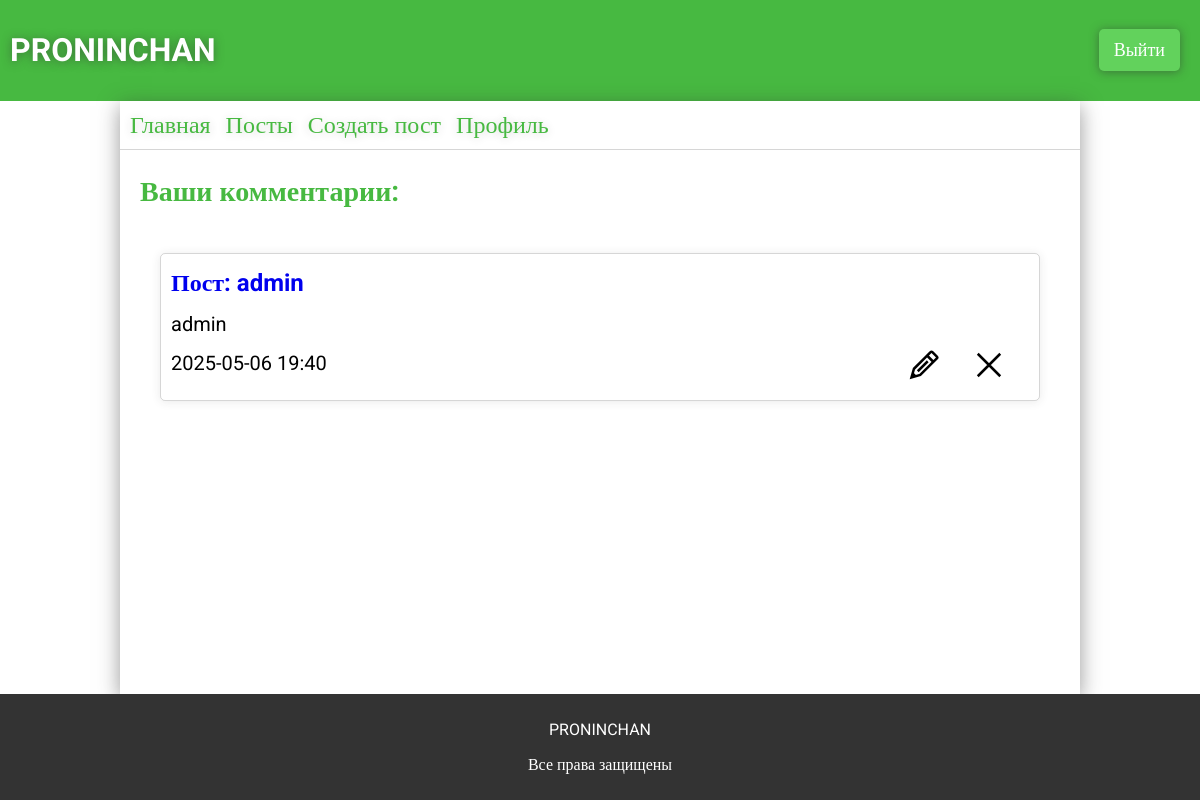
The app's page /user_comments (signed in) with its own data.
### app.py (models this page shows)
class ForumComments(db.Model):
    __tablename__ = 'forum_comments'
    id = db.Column(db.Integer, primary_key=True)
    user_id = db.Column(db.Integer, db.ForeignKey('users.id'), nullable=False)
    text = db.Column(db.Text, nullable=False)
    created_at = db.Column(db.DateTime, default=datetime.now)
    post_id = db.Column(db.Integer, db.ForeignKey('forum_posts.id'), nullable=False)
    user = db.relationship("Users", backref="comments")
    post = db.relationship('ForumPosts', backref='comments')

class ForumPosts(db.Model):
    __tablename__ = 'forum_posts'
    id = db.Column(db.Integer, primary_key=True)
    user_id = db.Column(db.Integer, db.ForeignKey('users.id'), nullable=False)
    theme = db.Column(db.String(124), nullable=False)
    text = db.Column(db.Text, nullable=False)
    section_id = db.Column(db.Integer, db.ForeignKey('forum_sections.id'), nullable=False)
    category_id = db.Column(db.Integer, db.ForeignKey('forum_categories.id'), nullable=False)
    created_at = db.Column(db.DateTime, default=datetime.now)
    user = db.relationship("Users", backref="posts")
    sections = db.relationship("ForumSections")
    categories = db.relationship("ForumCategory")
    all_comments = db.relationship("ForumComments", backref="forum_post", cascade="all, delete-orphan")

### app.py (the view)
@app.route('/user_comments')
def user_comments():
    if 'user' in session:
        try:
            access = (Users.query.filter_by(id=session['user']).first()).access
        except:
            return redirect(url_for('logout'))
        user_comments = ForumComments.query.filter_by(user_id=session['user']).order_by(ForumComments.created_at.desc()).all()
        return render_template('user_comments.html', comments=user_comments, access=access)
    return render_template('profile.html')

### templates/user_comments.html (shortened to what this page needs)
{% extends 'base.html' %}
{% block main %}
<link rel="stylesheet" href="{{ url_for('static', filename='css/profile.css') }}">
{% if session['user'] %}
<div class="commentsposts">
    <p>Ваши комментарии:</p>
    <div class="commentsposts-container">
        {% for comment in comments %}
        <div class="commentsposts-container-post" id="comment-{{comment.id}}">
            <div class="commentsposts-container-post-edit">
                <img src="../static/img/Edit.svg" alt="" class="edit-comment" id="comment-{{comment.id}}" data-comment-id="{{comment.id}}">
                <img src="../static/img/Close.svg" alt="" class="delete-comment" data-comment-id="{{comment.id}}">
            </div>
            <a href="{{url_for('post', post=comment.post_id)}}">Пост: {{comment.post.theme}}</a>
            <p class="comment-text" data-text="{{comment.text}}">{{comment.text | truncate(100, True, '...')}}</p>
            <p class="comment-created">{{comment.created_at.strftime('%Y-%m-%d %H:%M')}}</p>
        </div>
        {% endfor %}
    </div>
</div>
{% else %}
    <div class="login">
        <h2>Войдите в аккаунт</h2>
    </div>
{% endif %}
{% endblock %}

### static/css/base.css (style rules this page uses)
* { font-family: "Roboto"; }
body { margin: 0; padding: 0; display: flex; flex-direction: column; min-height: 100vh; }

### static/css/profile.css (style rules this page uses)
.commentsposts { padding: 20px; font-size: 20px; }
.commentsposts p:first-child { color: #47b941; font-weight: bolder; font-size: 28px; margin: 15px 0; margin-top: 5px; }
.commentsposts .commentsposts-container { padding: 20px; }
.commentsposts .commentsposts-container .commentsposts-container-post { position: relative; border-radius: 5px; box-shadow: 0 1px 10px rgba(51, 51, 51, 0.1); border: 1px solid rgba(51, 51, 51, 0.2); padding: 10px; padding-top: 15px; margin: 10px 0; }
.commentsposts .commentsposts-container .commentsposts-container-post a { text-decoration: none; font-weight: bolder; font-size: 24px; margin: 15px 0; }
.commentsposts .commentsposts-container .commentsposts-container-post p { margin: 15px 0; }
.commentsposts .commentsposts-container .commentsposts-container-post .commentsposts-container-post-edit { position: absolute; right: 20px; bottom: 0; }
.commentsposts .commentsposts-container .commentsposts-container-post .commentsposts-container-post-edit img { width: 30px; margin: 15px 15px; transition: 0.2s ease; }

### records on screen
ForumComments: post.theme "admin", text "admin", created_at "2025-05-06 19:40"
